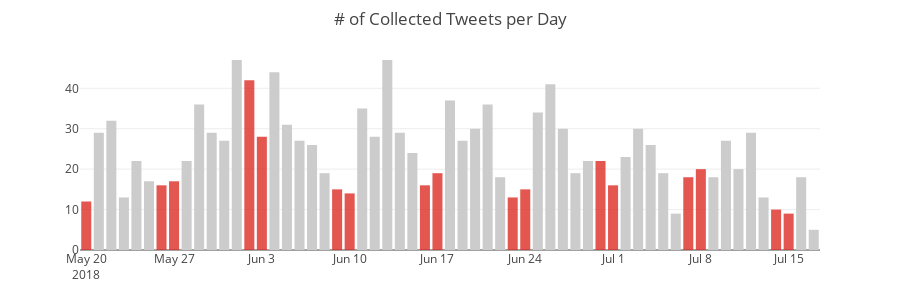

Notebook code cell kept with this figure:
### Markdown cell above
## Visualize

### Code cell
tweets_by_date = df_tweets.groupby("date").size()
data = [
    go.Bar(
        x=tweets_by_date.index.tolist(),
        y=tweets_by_date.values,
        marker=dict(
            color=[
                'rgba(222,45,38,0.8)' if d.weekday() > 4 else 'rgba(204,204,204,1)'
                for d in tweets_by_date.index.tolist()
            ]
        ),
        name='Tweets'       
    )  
]
layout = go.Layout(
    title='# of Collected Tweets per Day',
    autosize=False,
    width=900,
    height=300,
    margin=go.Margin(
    #     l=50,
    #     r=50,
      b=50,
      t=50,
    #     pad=4
    )
)
fig = go.Figure(data=data, layout=layout)
plotly.offline.iplot(fig)

### Figure 1 — Plotly figure (JSON) as saved in the notebook; plotly's stock layout.template omitted (floating-point values rounded to 4 significant figures)
{"data": [{"marker": {"color": ["rgba(222,45,38,0.8)", "rgba(204,204,204,1)", "rgba(204,204,204,1)", "rgba(204,204,204,1)", "rgba(204,204,204,1)", "rgba(204,204,204,1)", "rgba(222,45,38,0.8)", "rgba(222,45,38,0.8)", "rgba(204,204,204,1)", "rgba(204,204,204,1)", "rgba(204,204,204,1)", "rgba(204,204,204,1)", "rgba(204,204,204,1)", "rgba(222,45,38,0.8)", "rgba(222,45,38,0.8)", "rgba(204,204,204,1)", "rgba(204,204,204,1)", "rgba(204,204,204,1)", "rgba(204,204,204,1)", "rgba(204,204,204,1)", "rgba(222,45,38,0.8)", "rgba(222,45,38,0.8)", "rgba(204,204,204,1)", "rgba(204,204,204,1)", "rgba(204,204,204,1)", "rgba(204,204,204,1)", "rgba(204,204,204,1)", "rgba(222,45,38,0.8)", "rgba(222,45,38,0.8)", "rgba(204,204,204,1)", "rgba(204,204,204,1)", "rgba(204,204,204,1)", "rgba(204,204,204,1)", "rgba(204,204,204,1)", "rgba(222,45,38,0.8)", "rgba(222,45,38,0.8)", "rgba(204,204,204,1)", "rgba(204,204,204,1)", "rgba(204,204,204,1)", "rgba(204,204,204,1)", "rgba(204,204,204,1)", "rgba(222,45,38,0.8)", "rgba(222,45,38,0.8)", "rgba(204,204,204,1)", "rgba(204,204,204,1)", "rgba(204,204,204,1)", "rgba(204,204,204,1)", "rgba(204,204,204,1)", "rgba(222,45,38,0.8)", "rgba(222,45,38,0.8)", "rgba(204,204,204,1)", "rgba(204,204,204,1)", "rgba(204,204,204,1)", "rgba(204,204,204,1)", "rgba(204,204,204,1)", "rgba(222,45,38,0.8)", "rgba(222,45,38,0.8)", "rgba(204,204,204,1)", "rgba(204,204,204,1)"]}, "name": "Tweets", "type": "bar", "x": ["2018-05-20", "2018-05-21", "2018-05-22", "2018-05-23", "2018-05-24", "2018-05-25", "2018-05-26", "2018-05-27", "2018-05-28", "2018-05-29", "2018-05-30", "2018-05-31", "2018-06-01", "2018-06-02", "2018-06-03", "2018-06-04", "2018-06-05", "2018-06-06", "2018-06-07", "2018-06-08", "2018-06-09", "2018-06-10", "2018-06-11", "2018-06-12", "2018-06-13", "2018-06-14", "2018-06-15", "2018-06-16", "2018-06-17", "2018-06-18", "2018-06-19", "2018-06-20", "2018-06-21", "2018-06-22", "2018-06-23", "2018-06-24", "2018-06-25", "2018-06-26", "2018-06-27", "2018-06-28", "2018-06-29", "2018-06-30", "2018-07-01", "2018-07-02", "2018-07-03", "2018-07-04", "2018-07-05", "2018-07-06", "2018-07-07", "2018-07-08", "2018-07-09", "2018-07-10", "2018-07-11", "2018-07-12", "2018-07-13", "2018-07-14", "2018-07-15", "2018-07-16", "2018-07-17"], "y": [12, 29, 32, 13, 22, 17, 16, 17, 22, 36, 29, 27, 47, 42, 28, 44, 31, 27, 26, 19, 15, 14, 35, 28, 47, 29, 24, 16, 19, 37, 27, 30, 36, 18, 13, 15, 34, 41, 30, 19, 22, 22, 16, 23, 30, 26, 19, 9, 18, 20, 18, 27, 20, 29, 13, 10, 9, 18, 5]}], "layout": {"autosize": false, "height": 300, "margin": {"b": 50, "t": 50}, "title": "# of Collected Tweets per Day", "width": 900}}
